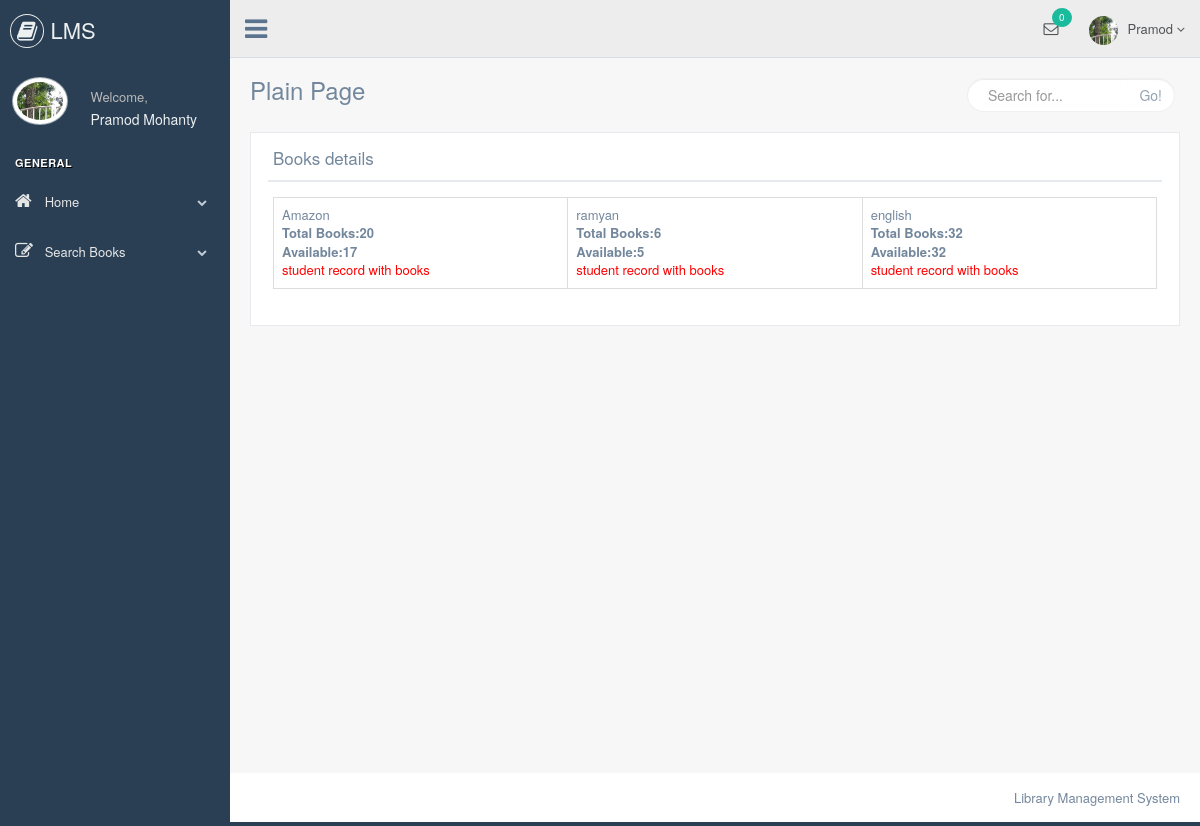
Screenshot of /books_details.php with the database file from the repository.
### tables this page shows
CREATE TABLE `add_books` (
  `id` int(10) NOT NULL,
  `books_name` varchar(50) NOT NULL,
  `books_image` varchar(500) NOT NULL,
  `books_author_name` varchar(50) NOT NULL,
  `books_publication_name` varchar(50) NOT NULL,
  `books_purchase_date` varchar(50) NOT NULL,
  `books_price` varchar(50) NOT NULL,
  `books_qty` varchar(50) NOT NULL,
  `available_qty` varchar(50) NOT NULL,
  `librarian_username` varchar(50) NOT NULL
);

### books_details.php (the view, shortened to what this page needs)
<?php
include "header.php";
?>
        <div class="right_col" role="main">
            <div class="">
                <div class="page-title">
                    <div class="title_left">
                        <h3>Plain Page</h3>
                    </div>
                    <div class="title_right">
                        <div class="col-md-5 col-sm-5 col-xs-12 form-group pull-right top_search">
                            <div class="input-group">
                                <input type="text" class="form-control" placeholder="Search for...">
                    <span class="input-group-btn">
                      <button class="btn btn-default" type="button">Go!</button>
                    </span>
                            </div>
                        </div>
                    </div>
                </div>
                <div class="clearfix"></div>
                <div class="row" style="min-height:500px">
                    <div class="col-md-12 col-sm-12 col-xs-12">
                        <div class="x_panel">
                            <div class="x_title">
                                <h2>Books details</h2>
                                <div class="clearfix"></div>
                            </div>
                            <div class="x_content">
                            <?php
                                $res=mysqli_query($link,"select * from add_books where available_qty>0");
                                echo "<table class='table table-bordered'>";
                                echo "<tr>";
                                while($row=mysqli_fetch_array($res))
                                {
                                 echo "<td>";
                                 ?> <?php echo $row["books_name"];?> <?php
                                 echo "<br>";
                                 echo "<b>"."Total Books:".$row["books_qty"]."</b>";
                                echo "<br>";
                                  echo "<b>" ."Available:".$row["available_qty"]."</b>";
                                  echo "<br>";
                                  ?><a href="allstd.php?books_name=<?php echo $row["books_name"];?>" style="color:red">student record with books<?php
                                 echo "</td>";
                                }
                                echo "</tr>";
                                echo "</table>";
                                ?>
                            </div>
                        </div>
                    </div>
                </div>
            </div>
        </div>
        <?php
include "footer.php";
?>

### rows the page displays
add_books: books_name "Amazon", books_qty "20", available_qty "17"
add_books: books_name "ramyan", books_qty "6", available_qty "5"
add_books: books_name "english", books_qty "32", available_qty "32"

### other values shown
$tot "0"
